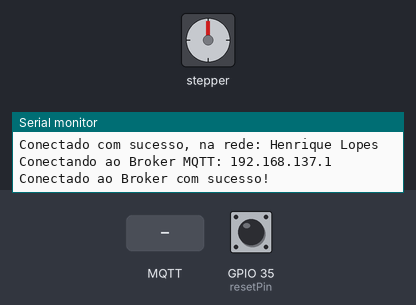
The sketch below on a simulated ESP32. On the bench: stepper motor, the last lines printed to the serial monitor. The test bench sets the inputs (shaded band); at power-on: GPIO 35 (resetPin) LOW. WiFi joins after 1.5 s; servers stay silent unless stated; no MQTT or app messages arrive unless stated; stepper angles assume 2048 steps per turn.

Above: at 2.3 s.
2.4 s: MQTT message "dia_vazio" arrives on the first subscribed topic
At 3.4 s:
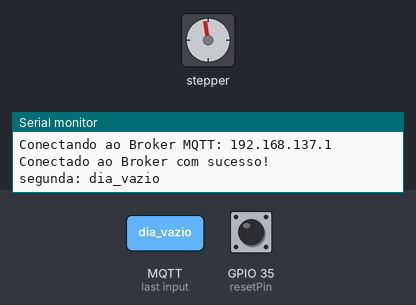
4.0 s: GPIO 35 (resetPin) pulled HIGH for 1 s
At 5.3 s:
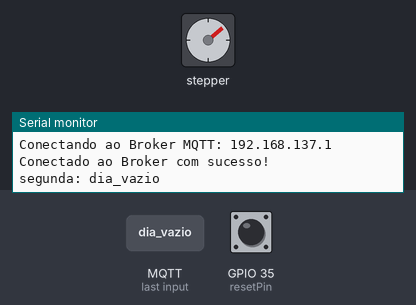
6.5 s: MQTT message "domingo" arrives on the first subscribed topic
At 7.7 s:
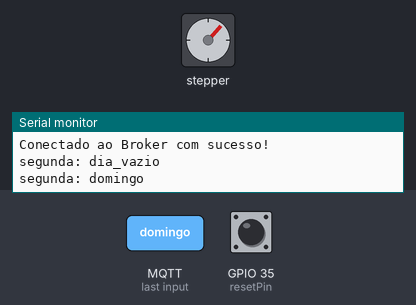
8.0 s: MQTT message "segunda" arrives on the first subscribed topic
At 8.9 s:
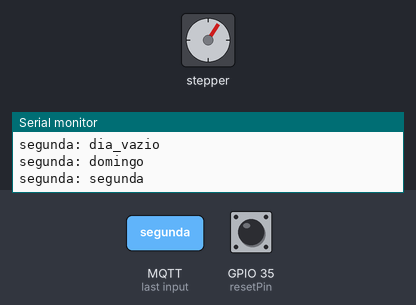
9.5 s: MQTT message "terca" arrives on the first subscribed topic
At 10.0 s:
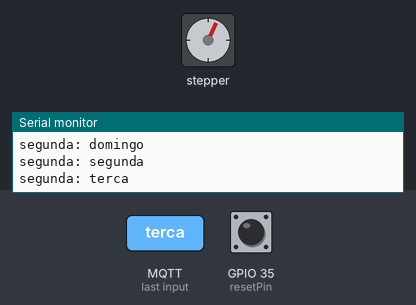
11.0 s: MQTT message "quarta" arrives on the first subscribed topic
At 12.4 s:
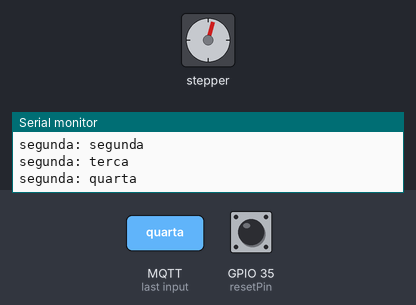
Timing chart, 0 to 13.5 s (numbered marks = the images above; inputs shaded):
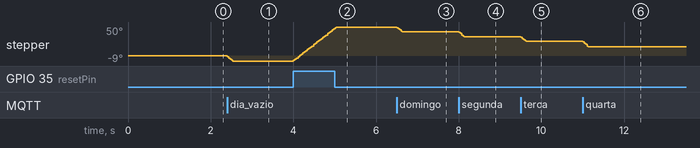

The sketch:

tcc_esp.ino
```cpp
#include <Arduino.h>
#include <PubSubClient.h>
#include <RTClib.h>
#include <WiFi.h>

#include "dispenser.h"
#include "motor.h"

const char* ssid = "Henrique Lopes";
const char* password = "Henrique";
WiFiClient wifiClient;
char* topics[] = {"segunda", "terca", "quarta", "quinta", "sexta", "sabado", "domingo", "excluir", "dia_vazio", "excluir_tudo", "inciar"};

const char* mqttServer = "192.168.137.1";
const int mqttPort = 1883;
const char* clientId = "18741155-810b-4ab7-9c81-93a63352a132";

PubSubClient MQTT(wifiClient);
void keepConnections();
void conectWiFi();
void conectMQTT();
void receivePackage(char* topic, byte* payload, unsigned int length);

void setup(void) {
    Serial.begin(115200);
    MQTT.setServer(mqttServer, mqttPort);
    MQTT.setKeepAlive(3);
    MQTT.setCallback(receivePackage);
    setup_dispenser();
    setup_motor();
}

void loop(void) {
    keepConnections();

    // Verifica se o botão de liga/desliga foi pressionado
if (isStarted) {
        dispenseMedicine();
        // acender o led verde
        digitalWrite(dispenseLedPin, HIGH);
        digitalWrite(CadastroLed, LOW);
    } else {
        digitalWrite(CadastroLed, HIGH);
        // apagar o led verde
        digitalWrite(dispenseLedPin, LOW);
    }

    if (digitalRead(resetPin) == HIGH) {
        desligarAlarme();
        moveMotorPosicaoInicial();
    }

    if (despertando) {
        tocarAlarme();
    }

    if (isStarted) {
        dispenseMedicine();
    }
}

void keepConnections() {
    conectWiFi();
    conectMQTT();
    MQTT.loop();
}

void conectMQTT() {
    while (!MQTT.connected()) {
        Serial.print("Conectando ao Broker MQTT: ");
        Serial.println(mqttServer);

        if (MQTT.connect(clientId)) {
            Serial.println("Conectado ao Broker com sucesso!");
            subscribleTopics();
        } else {
            Serial.println("A conexão ao broker não pôde ser estabelecida! Faremos uma nova tentativa em 5 segundos.");
            delay(5000);
        }
    }
}

void subscribleTopics() {
    for (char* topic : topics) {
        MQTT.subscribe(topic);
    }
}

void conectWiFi() {
    if (WiFi.status() == WL_CONNECTED)
        return;

    Serial.print("Conectando-se na rede...");
    WiFi.begin(ssid, password);

    while (WiFi.status() != WL_CONNECTED)
        delay(10);

    Serial.println();
    Serial.print("Conectado com sucesso, na rede: ");
    Serial.println(ssid);
}

void receivePackage(char* topic, byte* payload, unsigned int length) {
    String msg;

    for (int i = 0; i < length; i++) {
        char c = (char)payload[i];
        msg += c;
    }

    String topicString = (String)topic;

    Serial.print(topicString + ": ");
    Serial.println(msg);

    processaMensagem(topicString, msg);
}
```

dispenser.cpp
```cpp
#include "dispenser.h"
#include <RTClib.h>
#include "motor.h"

String HORARIOS_MARCADOS[8][2];

RTC_DS3231 rtc;

bool isStarted = false;
bool despertando = false;
bool buzzerLedState = false;

enum topicos {
    DOMINGO = 0,
    SEGUNDA,
    TERCA,
    QUARTA,
    QUINTA,
    SEXTA,
    SABADO,
    DIA_VAZIO,
    EXCLUIR,
    EXCLUIR_TUDO,
    INICIAR
};

typedef enum topicos t_topicos;

t_topicos topicosMapper(String topic) {
    if (topic.equals("dia_vazio")) return DIA_VAZIO;
    if (topic.equals("domingo")) return DOMINGO;
    if (topic.equals("segunda")) return SEGUNDA;
    if (topic.equals("terca")) return TERCA;
    if (topic.equals("quarta")) return QUARTA;
    if (topic.equals("quinta")) return QUINTA;
    if (topic.equals("sexta")) return SEXTA;
    if (topic.equals("sabado")) return SABADO;
    if (topic.equals("excluir")) return EXCLUIR;
    if (topic.equals("excluir_tudo")) return EXCLUIR_TUDO;
    if (topic.equals("iniciar")) return INICIAR;
}

void salvaHorario(String topico, String msg) {
    // HORA MARCADA DA SEGUNDA
    HORARIOS_MARCADOS[topicosMapper(topico)][0] = msg.substring(0, 2);
    // MINUTO MARCADO DA SEGUNDA
    HORARIOS_MARCADOS[topicosMapper(topico)][1] = msg.substring(3, 5);
}

void setup_dispenser() {
    rtc.begin();  // Inicialize o RTC
//    if (!rtc.isrunning()) {
//        Serial.println("RTC não está funcionando! Inicializando...");
//        rtc.adjust(DateTime(F(DATE), F(TIME)));  // Ajuste a data e hora a partir da compilação
//    }
}

void excluiHorario(t_topicos dia) {
    // HORA MARCADA DA SEGUNDA
    HORARIOS_MARCADOS[dia][0] = "";
    // MINUTO MARCADO DA SEGUNDA
    HORARIOS_MARCADOS[dia][1] = "";
}

void processaMensagem(String topic, String msg) {
    switch (topicosMapper(topic)) {
        case DIA_VAZIO:
            // MOVER PARA A POSIÇÃO 0
            moveMotorPosicaoInicial();
            break;

        case SEGUNDA:
        case TERCA:
        case QUARTA:
        case QUINTA:
        case SEXTA:
        case SABADO:
        case DOMINGO:
            moveMotorPosicao(topicosMapper(topic));
            // função que verifica se a mensagem NÃO É VAZIA
            if (!msg.equals("vazio")) salvaHorario(topic, msg);
            break;

        case EXCLUIR:
            excluiHorario(topicosMapper(topic));
            moveMotorPosicao(topicosMapper(topic));
            break;

        case EXCLUIR_TUDO:
            for (int i = 0; i < 8; i++) {
                excluiHorario((t_topicos)i);
            }
            break;

        case INICIAR:
            startDispenser();
            break;

        default:
            break;
    }
}

void startDispenser() {
    isStarted = true;
}

void dispenseMedicine() {
    // Verifica a hora atual e gira o motor de passo quando um horário programado for alcançado
    DateTime now = rtc.now();
    int currentHour = now.hour();
    int currentMinute = now.minute();
    int weekDay = now.dayOfTheWeek();  // 0-domingo, 1-segunda, ..., 6-sábado

    if ((HORARIOS_MARCADOS[weekDay][0].toInt() == currentHour) &&( HORARIOS_MARCADOS[weekDay][1].toInt() == currentMinute)) {
        moveMotorPosicao(weekDay);
        ligarAlarme();
        // apagar horário
        excluiHorario((t_topicos)weekDay);
    }
}

void ligarAlarme() {
    despertando = true;
}

void desligarAlarme() {
    despertando = false;
}

void toggleBuzzerLed() {
    buzzerLedState = !buzzerLedState;
    digitalWrite(buzzerLedPinAmarelo, buzzerLedState);
    digitalWrite(buzzerLedPinAzul, buzzerLedState);
    digitalWrite(buzzerLedPinLaranja, buzzerLedState);
}

void tocarAlarme() {
    // Ativar o buzzer por um curto período de tempo
    digitalWrite(buzzerPin, HIGH);
    toggleBuzzerLed();             // Ativar o LED do buzzer
    delay(500);                    // Tempo de ativação (500 milissegundos)
    digitalWrite(buzzerPin, LOW);  // Desligar o buzzer
    toggleBuzzerLed();             // Desativar o LED do buzzer
    delay(500);
}
```

dispenser.h
```cpp
#ifndef DISPENSER__H
#define DISPENSER__H
#include <Arduino.h>

extern bool isStarted;
extern bool despertando;
void processaMensagem(String topic, String msg);
void salvaHorario(String topic, String msg);
void iniciaContagem();
void startDispenser();
void dispenseMedicine();

void ligarAlarme();
void desligarAlarme();
void setup_dispenser();
void tocarAlarme();

#endif
```

motor.cpp
```cpp
#include <Stepper.h>
#include <Arduino.h>

// Defina os pinos do motor de passo
const int motorPino1 = 0;
const int motorPino2 = 2;
const int motorPino3 = 4;
const int motorPino4 = 15;

// Defina o número de passos por revolução
const int passosPorRevolucao = 64;
const int passosPorDia = passosPorRevolucao / 8;
const int posicaoInicial = 7;

// 0-domingo, 1-segunda, ..., 6-sábado, 7-dia_vazio
const int posicoes[8] = {0, 8, 16, 24, 32, 40, 48, 56};

// Crie um objeto Stepper
Stepper motor(passosPorRevolucao, motorPino1, motorPino2, motorPino3, motorPino4);

int passoAtual = 0;

void setup_motor() {
    // Inicialize o motor
    motor.setSpeed(300);  // Velocidade do motor (ajuste conforme necessário)
    pinMode(21,INPUT);
    pinMode(22,INPUT);

}

void moveMotorPosicaoInicial() {
    motor.step((posicaoInicial - passoAtual) * passosPorDia);
}

// 0-domingo, 1-segunda, ..., 6-sábado, 7-dia_vazio
void moveMotorPosicao(int posicao) {
    motor.step(-(posicaoInicial - posicao) * passosPorDia);
    passoAtual = posicao;
}
```

motor.h
```cpp
#ifndef MOTOR__H
#define MOTOR__H
#include <Arduino.h>

// Defina os pinos para o motor de passo
#define motorPin1 0
#define motorPin2 2
#define motorPin3 4
#define motorPin4 15

// Defina o pino do buzzer
#define buzzerPin 26     // Substitua pelo número do pino GPIO ao qual o buzzer está conectado
#define buzzerLedPinAmarelo 13  // Substitua pelo pino do LED do buzzer
#define buzzerLedPinAzul 12
#define buzzerLedPinLaranja 33

#define resetPin 35   // volta para a posição inicial


// Define os pinos dos LEDs
#define CadastroLed 14     // LED que indica que está havendo cadastro
#define dispenseLedPin 32  // LED que indica que a função de dispensar está ligada


void moveMotorPosicaoInicial();
void moveMotorPosicao(int posicao);
void setup_motor();
#endif
```

Measured:
- after the input at 4.0 s, stepper: turns 59° clockwise in 1.0 s, starting at once
